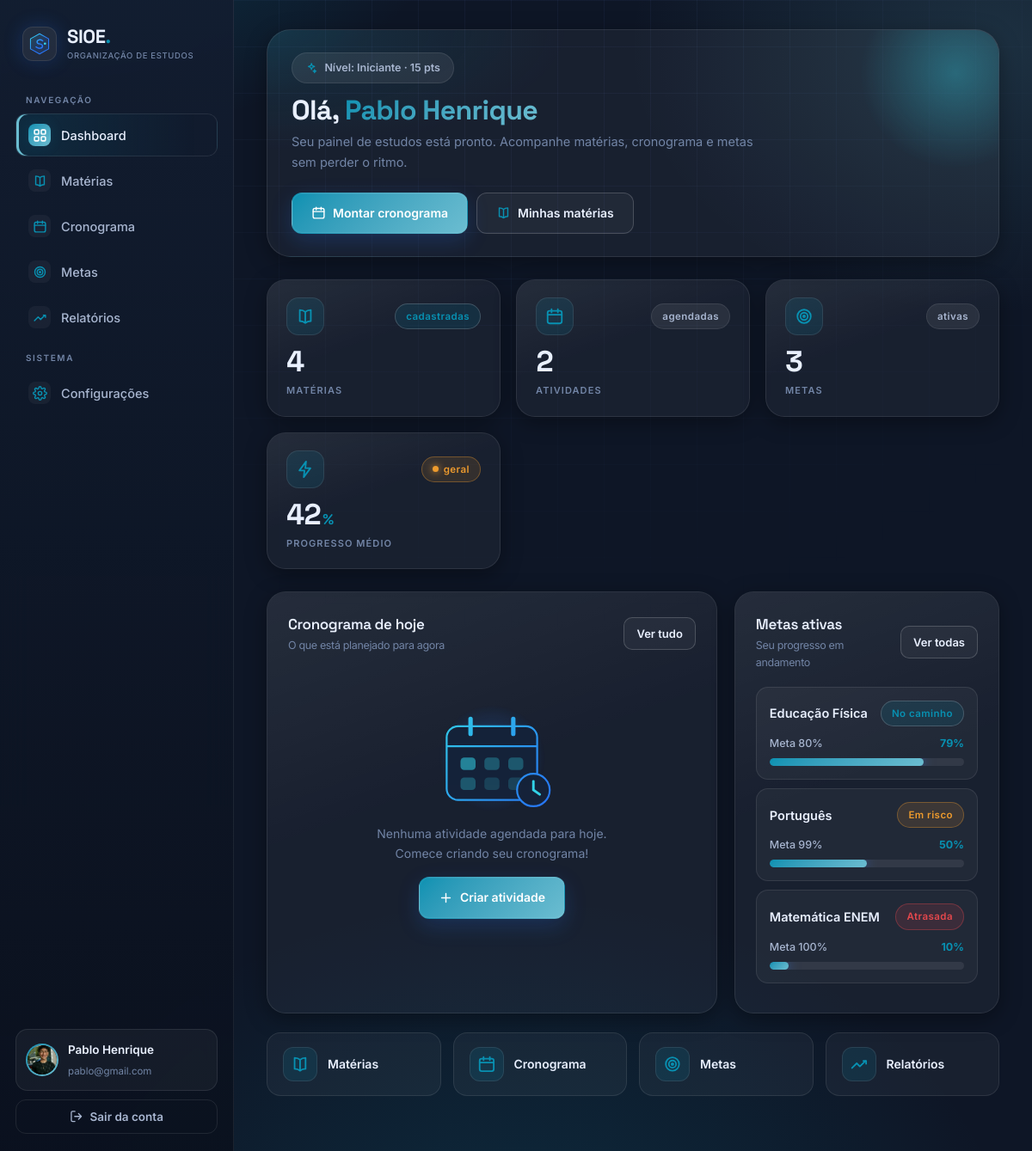
Screenshot of /dashboard/ (signed in) with the database file from the repository.
### core/models.py (models this page shows, shortened)
class Perfil(models.Model):
    OBJETIVO_CHOICES = [
        ('ENEM', 'ENEM'),
        ('VESTIBULAR', 'Vestibular'),
        ('CONCURSO', 'Concurso'),
        ('ESTUDOS_GERAIS', 'Estudos Gerais'),
    ]
    SERIE_CHOICES = [
        ('1EM', '1º Ano - Ensino Medio'),
        ('2EM', '2º Ano - Ensino Medio'),
        ('3EM', '3º Ano - Ensino Medio'),
        ('CURSINHO', 'Cursinho Pre-Vestibular'),
        ('SUPERIOR', 'Ensino Superior'),
    ]
    usuario = models.OneToOneField(User, on_delete=models.CASCADE, related_name='perfil')
    telefone = models.CharField('Telefone', max_length=20, blank=True, null=True)
    data_nascimento = models.DateField('Data de Nascimento', blank=True, null=True)
    instituicao = models.CharField('Instituicao de Ensino', max_length=200, blank=True, null=True)
    serie = models.CharField('Serie', max_length=20, choices=SERIE_CHOICES, blank=True, null=True)
    objetivo = models.CharField('Objetivo', max_length=20, choices=OBJETIVO_CHOICES, default='ENEM')
    avatar = models.ImageField('Avatar', upload_to='avatars/', blank=True, null=True)
    data_cadastro = models.DateTimeField('Data de Cadastro', auto_now_add=True)

class Meta(models.Model):
    STATUS_CHOICES = [
        ('on-track', 'No Caminho'),
        ('at-risk', 'Em Risco'),
        ('behind', 'Atrasada'),
        ('completed', 'Concluida'),
    ]
    usuario = models.ForeignKey(User, on_delete=models.CASCADE, related_name='metas')
    materia = models.ForeignKey(Materia, on_delete=models.CASCADE, related_name='metas', blank=True, null=True)
    titulo = models.CharField('Titulo', max_length=200)
    descricao = models.TextField('Descricao', blank=True, null=True)
    meta_progresso = models.PositiveIntegerField('Meta de Progresso (%)', default=80)
    progresso_atual = models.PositiveIntegerField('Progresso Atual (%)', default=0)
    prazo = models.DateField('Prazo', blank=True, null=True)
    status = models.CharField('Status', max_length=20, choices=STATUS_CHOICES, default='on-track')
    data_criacao = models.DateTimeField('Data de Criacao', auto_now_add=True)
    def calcular_status(self):
        if self.progresso_atual >= self.meta_progresso:
            return 'completed'
        if self.prazo and self.prazo < timezone.localdate():
            return 'behind'
        elif self.progresso_atual >= self.meta_progresso * 0.7:
            return 'on-track'
        elif self.progresso_atual >= self.meta_progresso * 0.4:
            return 'at-risk'
        return 'behind'

### core/views.py (the view)
@login_required
def dashboard(request):
    user = request.user
    hoje = timezone.localdate()  # data local (America/Sao_Paulo), não UTC
    atualizar_status_metas(user)
    materias = Materia.objects.filter(usuario=user)
    atividades = Atividade.objects.filter(usuario=user)
    metas = Meta.objects.filter(usuario=user)
    total_materias = materias.count()
    total_atividades = atividades.count()
    progresso_medio = round(materias.aggregate(m=Avg('progresso'))['m'] or 0)
    atividades_hoje = (
        atividades.filter(data=hoje)
        .select_related('materia')
        .order_by('hora_inicio')
    )
    metas_abertas = metas.exclude(status='completed')
    metas_ativas = metas_abertas.order_by('-progresso_atual')[:5]
    total_metas = metas_abertas.count()
    atividades_concluidas = atividades.filter(concluida=True).count()
    metas_concluidas = metas.filter(status='completed').count()
    horas_concluidas = sum(a.get_duracao() for a in atividades.filter(concluida=True))
    pontos = atividades_concluidas * 10 + metas_concluidas * 15 + round(horas_concluidas) * 20
    nivel, proximo_limiar, nivel_progresso = calcular_nivel(pontos)
    context = {
        'user': user,
        'total_materias': total_materias,
        'total_atividades': total_atividades,
        'total_metas': total_metas,
        'progresso_medio': progresso_medio,
        'atividades_hoje': atividades_hoje,
        'metas_ativas': metas_ativas,
        'atividades_concluidas': atividades_concluidas,
        'nivel': nivel,
        'pontos': pontos,
        'proximo_limiar': proximo_limiar,
        'nivel_progresso': nivel_progresso,
    }
    return render(request, 'core/dashboard.html', context)

### core/templates/core/dashboard.html (shortened to what this page needs)
{% extends 'core/base.html' %}
{% load static %}
{% block content %}
<section class="hello fade-in">
    <div>
        <span class="hello-badge" title="{{ pontos }} pontos{% if proximo_limiar %} · próximo nível aos {{ proximo_limiar }} pontos ({{ nivel_progresso }}% do caminho){% else %} · nível máximo!{% endif %}"><svg class="ico-svg" aria-hidden="true"><use href="#i-sparkles"/></svg> Nível: {{ nivel }} · {{ pontos }} pts</span>
        <h2>Olá, <em>{{ user.get_full_name|default:user.username }}</em></h2>
        <p>Seu painel de estudos está pronto. Acompanhe matérias, cronograma e metas sem perder o ritmo.</p>
    </div>
    <div class="hello-actions">
        <a class="btn btn-primary" href="{% url 'core:cronogramas' %}"><svg class="ico-svg"><use href="#i-calendar"/></svg> Montar cronograma</a>
        <a class="btn btn-ghost" href="{% url 'core:materias' %}"><svg class="ico-svg"><use href="#i-book"/></svg> Minhas matérias</a>
    </div>
</section>
<section class="stats fade-in">
    <div class="card stat card--glow">
        <div class="stat-top">
            <span class="stat-ico"><svg class="ico-svg"><use href="#i-book"/></svg></span>
            <span class="badge badge-info">cadastradas</span>
        </div>
        <div class="stat-val mono">{{ total_materias|default:0 }}</div>
        <div class="stat-label">Matérias</div>
    </div>
    <div class="card stat card--glow">
        <div class="stat-top">
            <span class="stat-ico"><svg class="ico-svg"><use href="#i-calendar"/></svg></span>
            <span class="badge">agendadas</span>
        </div>
        <div class="stat-val mono">{{ total_atividades|default:0 }}</div>
        <div class="stat-label">Atividades</div>
    </div>
    <div class="card stat card--glow">
        <div class="stat-top">
            <span class="stat-ico"><svg class="ico-svg"><use href="#i-target"/></svg></span>
            <span class="badge">ativas</span>
        </div>
        <div class="stat-val mono">{{ total_metas|default:0 }}</div>
        <div class="stat-label">Metas</div>
    </div>
    <div class="card stat card--glow">
        <div class="stat-top">
            <span class="stat-ico"><svg class="ico-svg"><use href="#i-zap"/></svg></span>
            <span class="badge {% if progresso_medio >= 70 %}badge-ok{% elif progresso_medio >= 40 %}badge-warn{% else %}badge-danger{% endif %}">
                <span class="dot"></span> geral
            </span>
        </div>
        <div class="stat-val mono">{{ progresso_medio|default:0 }}<span class="unit">%</span></div>
        <div class="stat-label">Progresso médio</div>
    </div>
</section>
<section class="grid grid-wide fade-in">
    <div class="card">
        <div class="card-head">
            <h3 class="card-title">Cronograma de hoje<span class="sub">O que está planejado para agora</span></h3>
            <a class="btn btn-ghost btn-sm" href="{% url 'core:cronogramas' %}">Ver tudo</a>
        </div>
        {% if atividades_hoje %}
            {% for a in atividades_hoje %}
            <div class="list-item{% if a.concluida %} li-done{% endif %}">
                <span class="li-time">{{ a.hora_inicio|time:"H:i" }}</span>
                <span class="li-body">
                    <span class="li-title">{{ a.titulo }}</span>
                    <span class="li-sub">{{ a.materia.nome|default:"Sem matéria" }} · até {{ a.hora_fim|time:"H:i" }}</span>
                </span>
                {% if a.concluida %}<span class="badge badge-ok"><svg class="ico-svg" aria-hidden="true"><use href="#i-check"></use></svg> Feito</span>{% else %}<span class="badge badge-info">Em aberto</span>{% endif %}
            </div>
            {% endfor %}
        {% else %}
            <div class="empty-inline">
                <img src="{% static 'core/img/empty-agenda.svg' %}" alt="">
                <p>Nenhuma atividade agendada para hoje.<br>Comece criando seu cronograma!</p>
                <a class="btn btn-primary" href="{% url 'core:cronogramas' %}"><svg class="ico-svg" aria-hidden="true"><use href="#i-plus"></use></svg> Criar atividade</a>
            </div>
        {% endif %}
    </div>
    <div class="card">
        <div class="card-head">
            <h3 class="card-title">Metas ativas<span class="sub">Seu progresso em andamento</span></h3>
            <a class="btn btn-ghost btn-sm" href="{% url 'core:metas' %}">Ver todas</a>
        </div>
        {% if metas_ativas %}
            {% for m in metas_ativas %}
            <div class="goal-mini">
                <div class="gm-top">
                    <span class="gm-title">{{ m.titulo }}</span>
                    {% if m.status == 'completed' %}<span class="badge badge-ok">Concluída</span>
                    {% elif m.status == 'behind' %}<span class="badge badge-danger">Atrasada</span>
                    {% elif m.status == 'at-risk' %}<span class="badge badge-warn">Em risco</span>
                    {% else %}<span class="badge badge-info">No caminho</span>{% endif %}
                </div>
                <div class="progress-top"><span>Meta {{ m.meta_progresso }}%</span><span class="percent">{{ m.progresso_atual }}%</span></div>
                <div class="progress"><div style="width: {{ m.progresso_atual }}%;"></div></div>
            </div>
            {% endfor %}
        {% endif %}
    </div>
</section>
<section class="quick fade-in">
    <a href="{% url 'core:materias' %}"><span class="qi"><svg class="ico-svg"><use href="#i-book"/></svg></span> Matérias</a>
    <a href="{% url 'core:cronogramas' %}"><span class="qi"><svg class="ico-svg"><use href="#i-calendar"/></svg></span> Cronograma</a>
    <a href="{% url 'core:metas' %}"><span class="qi"><svg class="ico-svg"><use href="#i-target"/></svg></span> Metas</a>
    <a href="{% url 'core:relatorios' %}"><span class="qi"><svg class="ico-svg"><use href="#i-trending-up"/></svg></span> Relatórios</a>
</section>
{% endblock %}

### core/templates/core/base.html (shortened to what this page needs)
{% load static %}
<!DOCTYPE html>
<html lang="pt-BR" data-theme="{{ config.tema|default:'light' }}">
<head>
</head>
<body data-theme="{{ config.tema|default:'light' }}">
<div class="bg-fx" aria-hidden="true"></div>
{% block nav %}
<aside class="sidebar" id="sidebar">
    <a class="brand" href="{% url 'core:dashboard' %}">
        <span class="brand-logo"><img src="{% static 'core/img/logo.svg' %}" alt="SIOE"></span>
        <span>
            <span class="brand-name">SIOE<span>.</span></span>
            <span class="brand-sub">Organização de Estudos</span>
        </span>
    </a>
    <div class="nav-label">Navegação</div>
    <nav class="nav">
        {% with rota=request.resolver_match.url_name %}
        <a class="nav-item{% if rota == 'dashboard' %} active{% endif %}" href="{% url 'core:dashboard' %}"><span class="ico"><svg class="ico-svg"><use href="#i-grid"/></svg></span> Dashboard</a>
        <a class="nav-item" href="{% url 'core:materias' %}"><span class="ico"><svg class="ico-svg"><use href="#i-book"/></svg></span> Matérias</a>
        <a class="nav-item{% if rota == 'cronogramas' or rota == 'atividade_delete' %} active{% endif %}" href="{% url 'core:cronogramas' %}"><span class="ico"><svg class="ico-svg"><use href="#i-calendar"/></svg></span> Cronograma</a>
        <a class="nav-item{% if rota == 'metas' or rota == 'meta_edit' or rota == 'meta_delete' %} active{% endif %}" href="{% url 'core:metas' %}"><span class="ico"><svg class="ico-svg"><use href="#i-target"/></svg></span> Metas</a>
        <a class="nav-item{% if rota == 'relatorios' %} active{% endif %}" href="{% url 'core:relatorios' %}"><span class="ico"><svg class="ico-svg"><use href="#i-trending-up"/></svg></span> Relatórios</a>
        {% endwith %}
    </nav>
    <div class="nav-label">Sistema</div>
    <nav class="nav">
        <a class="nav-item{% if request.resolver_match.url_name == 'configuracoes' %} active{% endif %}" href="{% url 'core:configuracoes' %}"><span class="ico"><svg class="ico-svg"><use href="#i-settings"/></svg></span> Configurações</a>
    </nav>
    <div class="sidebar-foot">
        <div class="user-chip">
            {% if perfil and perfil.avatar %}
                <img src="{{ perfil.avatar.url }}" alt="Avatar">
            {% else %}
                <span class="avatar-fallback">{{ user.first_name|default:user.username|first|upper }}</span>
            {% endif %}
            <span style="min-width:0;">
                <span class="u-name">{{ user.get_full_name|default:user.username }}</span>
                <span class="u-mail">{{ user.email|default:"Estudante" }}</span>
            </span>
        </div>
        <form method="post" action="{% url 'core:logout' %}" style="margin:0;">
            <button type="submit" class="btn-logout"><svg class="ico-svg" aria-hidden="true"><use href="#i-log-out"/></svg> Sair da conta</button>
        </form>
    </div>
</aside>
{% endblock %}
<main class="main{% block content_class %}{% endblock %}">
    {% block content %}{% endblock %}
</main>
</body>
</html>

### rows the page displays
Perfil: avatar (picture)
Meta: titulo "Educação Física", status "No caminho", meta_progresso "80", progresso_atual "79"
Meta: titulo "Português", status "Em risco", meta_progresso "99", progresso_atual "50"
Meta: titulo "Matemática ENEM", status "Atrasada", meta_progresso "100", progresso_atual "10"

### other values shown
{{ user.get_full_name|default:user.username }} "Pablo Henrique"
{{ user.email|default:"Estudante" }} "pablo@gmail.com"
{{ nivel }} "Iniciante"
{{ pontos }} "15"
{{ total_materias|default:0 }} "4"
{{ total_atividades|default:0 }} "2"
{{ total_metas|default:0 }} "3"
{{ progresso_medio|default:0 }} "42"
